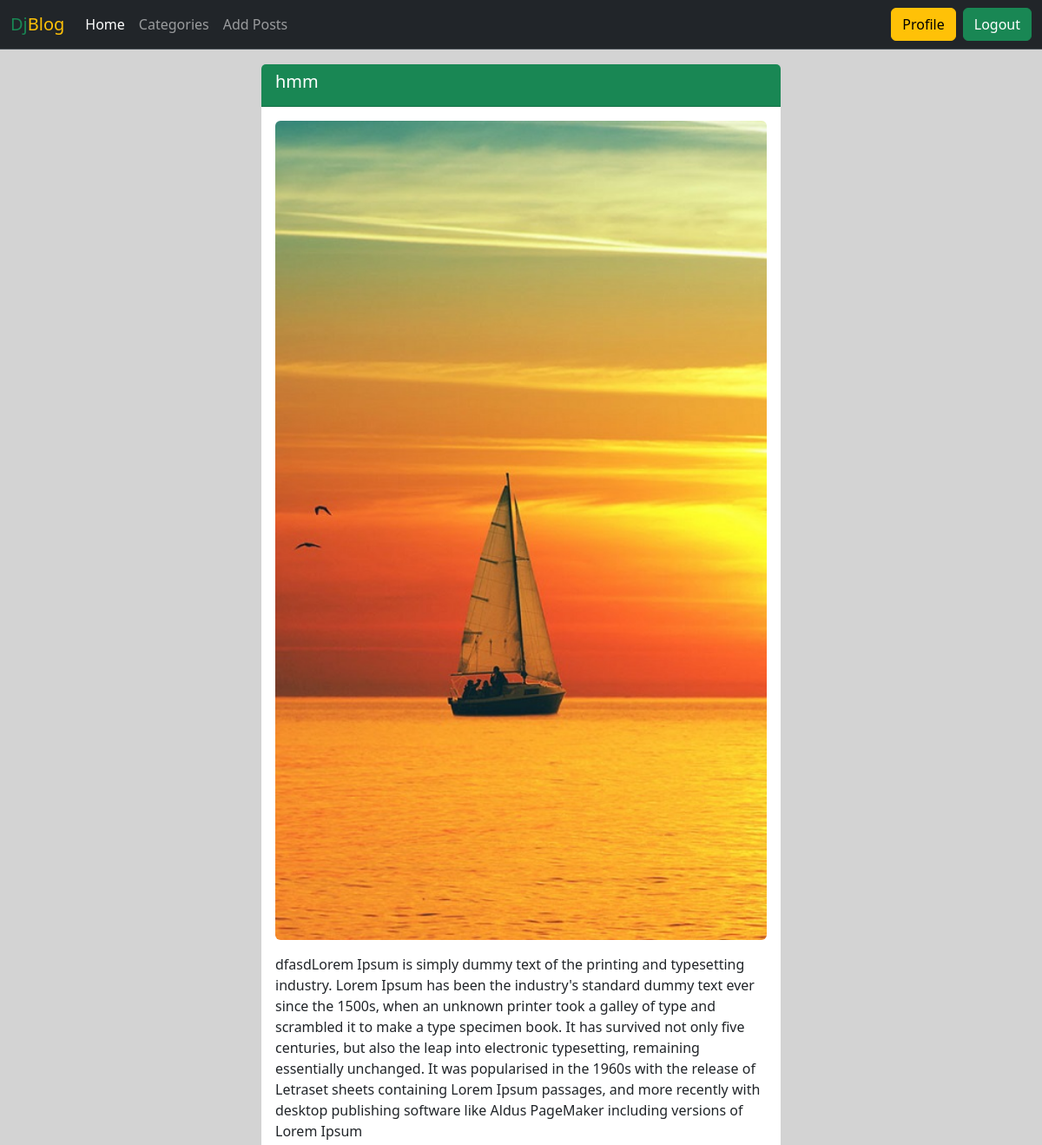
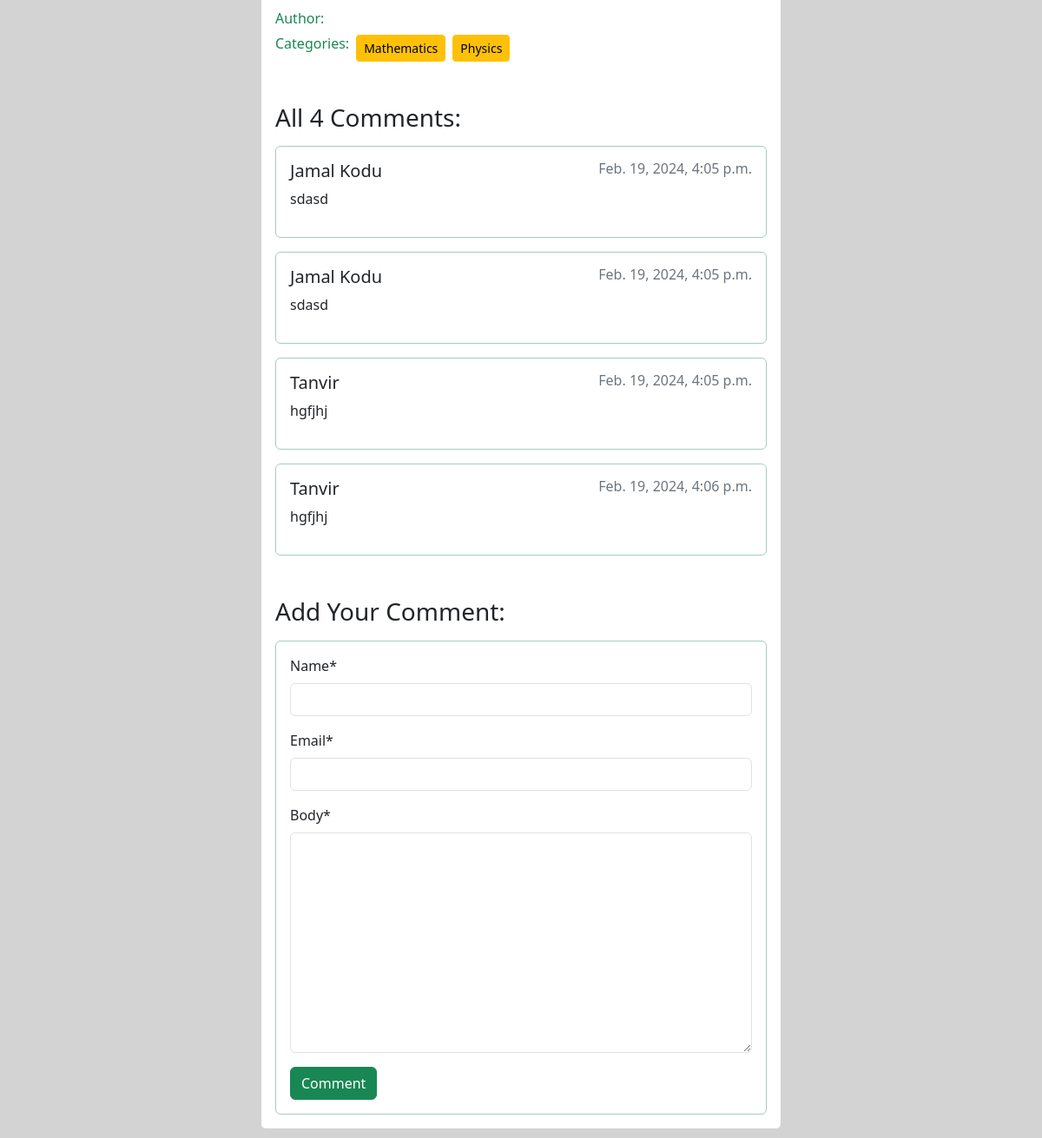
Page /post/details/2/ (signed in) on the committed database (2 pictures, top to bottom).
### posts/models.py (models this page shows, shortened)
class Posts(models.Model):
    title = models.CharField(max_length=100)
    content = models.TextField()
    category = models.ManyToManyField(Categories) # many to many relation
    author = models.ForeignKey(User, on_delete=models.CASCADE) # many to one relation
    image = models.ImageField(upload_to='posts/upload/', blank=True, null=True)

class CommentModel(models.Model):
    post = models.ForeignKey(Posts, on_delete=models.CASCADE, related_name='comment')
    name = models.CharField(max_length=50)
    email = models.EmailField()
    body = models.TextField()
    created_time = models.DateTimeField(auto_now_add=True)

### categories/models.py (models this page shows, shortened)
class Categories(models.Model):
    name = models.CharField(max_length=30)
    slug = models.SlugField(max_length=100, unique=True, null=True, blank=True)

### posts/views.py (the view, shortened to what this page needs)
# urls.py: path('details/<int:id>/',views.PostDetail.as_view(), name='detail_post'),
class PostDetail(DetailView):
    model = models.Posts
    pk_url_kwarg = 'id'
    template_name = 'posts/post_detail.html'
    def get_context_data(self, **kwargs):
        context = super().get_context_data(**kwargs)
        post = self.object
        comments = post.comment.all()
        comment_form = forms.CommentForm()
        context['comments'] = comments
        context['comment_form'] = comment_form
        return context

### posts/forms.py
class CommentForm(forms.ModelForm):
    class Meta:
        model = CommentModel
        fields = ['name', 'email', 'body']

### posts/templates/posts/post_detail.html (shortened to what this page needs)
{% extends "base.html" %}
{% load crispy_forms_tags %}
{% block content %}
<div class="card w-50 m-auto mt-3 mb-5">
    <div class="card-header bg-success ">
        <h5 class="card-title text-white">{{posts.title}}</h5>
    </div>
    <div class="card-body">
        <img class='w-100 rounded' src={{posts.image.url}} alt="photo">
        <p class="card-text mt-3">{{posts.content}}</p>
        <h6><span class='text-success'>Author: </span>{{posts.author.first_name}} {{posts.author.last_name}}</h6>
        <div class="d-flex flex-wrap gap-2 align-items-center">
            <h6 class='text-success'>Categories: </h6>
            {% for cat in posts.category.all %}
                <a class='btn btn-sm btn-warning' href={% url "category_slug" cat.slug %}>{{cat.name}}</a>
            {% endfor %}
        </div>
        <h3 class='mt-5'>All {{comments|length}} Comments:</h3>
        {% for comment in comments %}
        <div class="card mt-3 border border-success-subtle">
            <div class="card-body">
                <div class="d-flex justify-content-between align_items-center">
                    <h5>{{comment.name}}</h5>
                    <h6 class='text-secondary'>{{comment.created_time}}</h6>
                </div>
                <p>{{comment.body}}</p>
            </div>
        </div>
        {% endfor %}
        <h3 class='mt-5'>Add Your Comment:</h3>
        <div class="card mt-3 border border-success-subtle">
            <div class="card-body ">
                <form action="" method='post'>
                    {{comment_form | crispy}}
                    <button class='btn btn-success'>Comment</button>
                </form>
            </div>
        </div>
    </div>
</div>
{% endblock content %}

### rows in the picture
Posts: title "hmm", image (picture), content "dfasdLorem Ipsum is simply dummy text of the printing and typesetting industry. Lorem Ipsum has been the industry's standard dummy text ever since the 1500s, when an unknown printer took a galley of type and scrambled it to make a type specimen book. It has survived not only five centuries, but also the leap into electronic typesetting, remaining essentially unchanged. It was popularised in the 1960s with the release of Letraset sheets containing Lorem Ipsum passages, and more recently with desktop publishing software like Aldus PageMaker including versions of Lorem Ipsum"
Categories: name "Mathematics"
Categories: name "Physics"
CommentModel: name "Jamal Kodu", created_time "Feb. 19, 2024, 4:05 p.m.", body "sdasd"
CommentModel: name "Jamal Kodu", created_time "Feb. 19, 2024, 4:05 p.m.", body "sdasd"
CommentModel: name "Tanvir", created_time "Feb. 19, 2024, 4:05 p.m.", body "hgfjhj"
CommentModel: name "Tanvir", created_time "Feb. 19, 2024, 4:06 p.m.", body "hgfjhj"

### other values in the picture
{{ comments|length }} "4"
